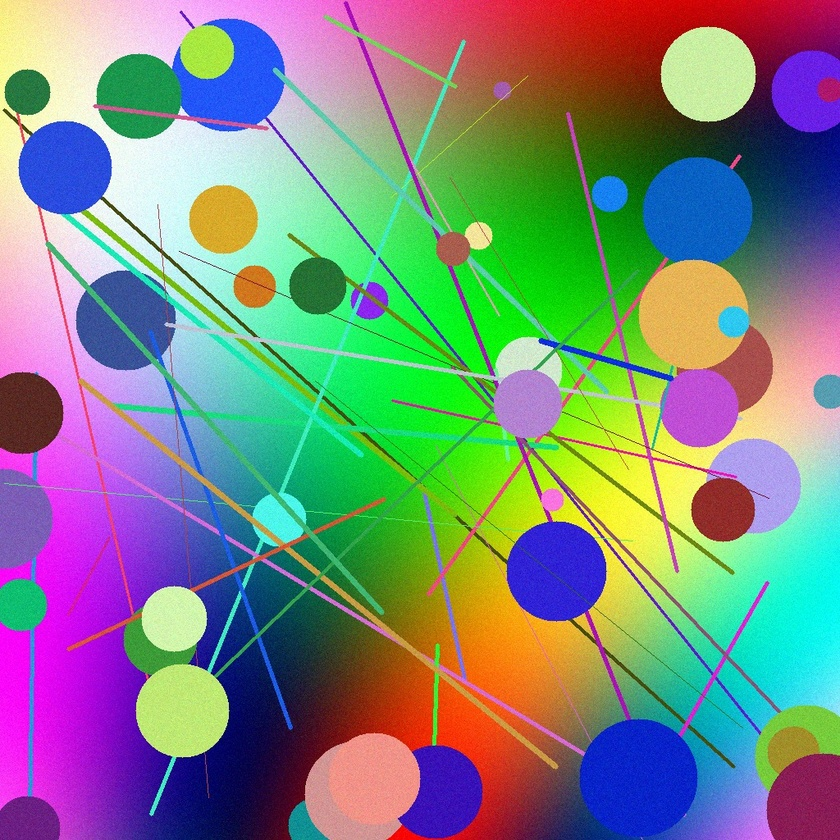
#> input picture samples/sample_1024.jpg, 840 x 840 px, shrunk from 1024 x 1024 before the run
$ python -i operations.py   (imports and definitions only)   (older library calls are emulated)
#> lines starting #> are read from the running program, lines starting #| are printed output that depends on the picture
#> further down, picture is the input picture: shape (840, 840, 3); mean B, G, R 128.4, 135.7, 124
"""Image operations. Every filter here uses a kernel radius <= config.HALO,
so tiles processed independently stitch back together without visible seams."""
import cv2
import numpy as np

OPERATIONS = {
    "grayscale": "Grayscale",
    "blur": "Gaussian blur",
    "sharpen": "Sharpen (unsharp mask)",
    "edges": "Edge detection (Sobel)",
    "sepia": "Sepia tone",
    "invert": "Invert colours",
    "denoise": "Bilateral denoise (CPU heavy)",
}


def _to_bgr(gray):
    return cv2.cvtColor(gray, cv2.COLOR_GRAY2BGR)


def _grayscale(img):
    return _to_bgr(cv2.cvtColor(img, cv2.COLOR_BGR2GRAY))


def _blur(img):
    return cv2.GaussianBlur(img, (0, 0), sigmaX=3)              # radius ~9 px


def _sharpen(img):
    soft = cv2.GaussianBlur(img, (0, 0), sigmaX=2)              # radius ~6 px
    return cv2.addWeighted(img, 1.6, soft, -0.6, 0)


def _edges(img):
    # Sobel is purely local (radius 1 + 2 for the pre-blur). Canny's hysteresis step can follow an
    # edge across tile borders, so it would NOT give identical output when tiled.
    gray = cv2.cvtColor(img, cv2.COLOR_BGR2GRAY)
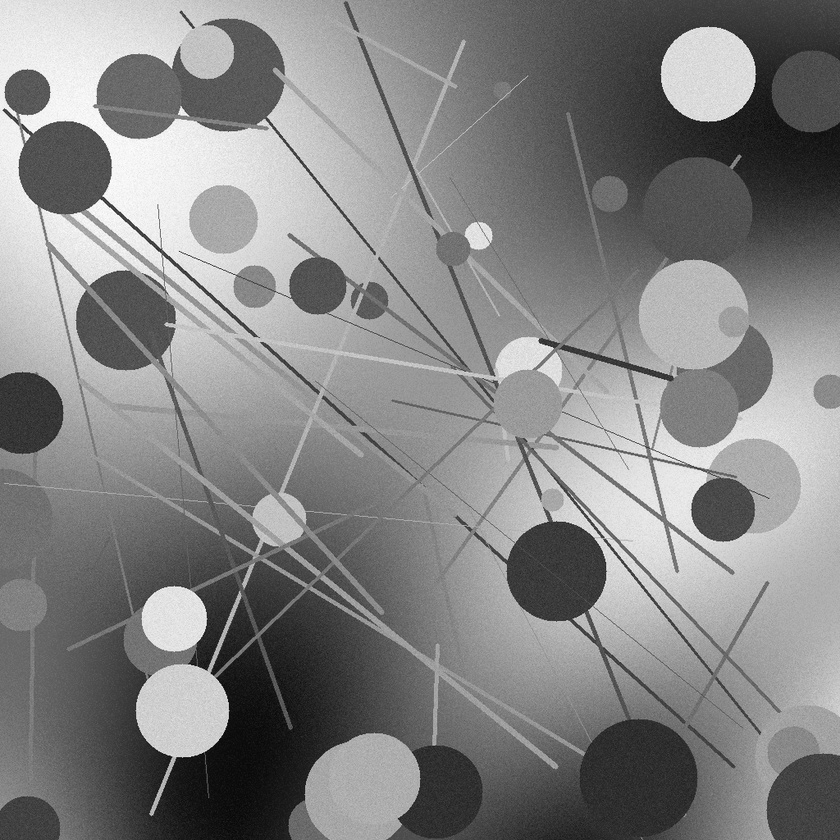
#> gray: shape (840, 840); min 3, max 254, mean 131.4
    gray = cv2.GaussianBlur(gray, (5, 5), 0)
    gx = cv2.Sobel(gray, cv2.CV_16S, 1, 0, ksize=3)
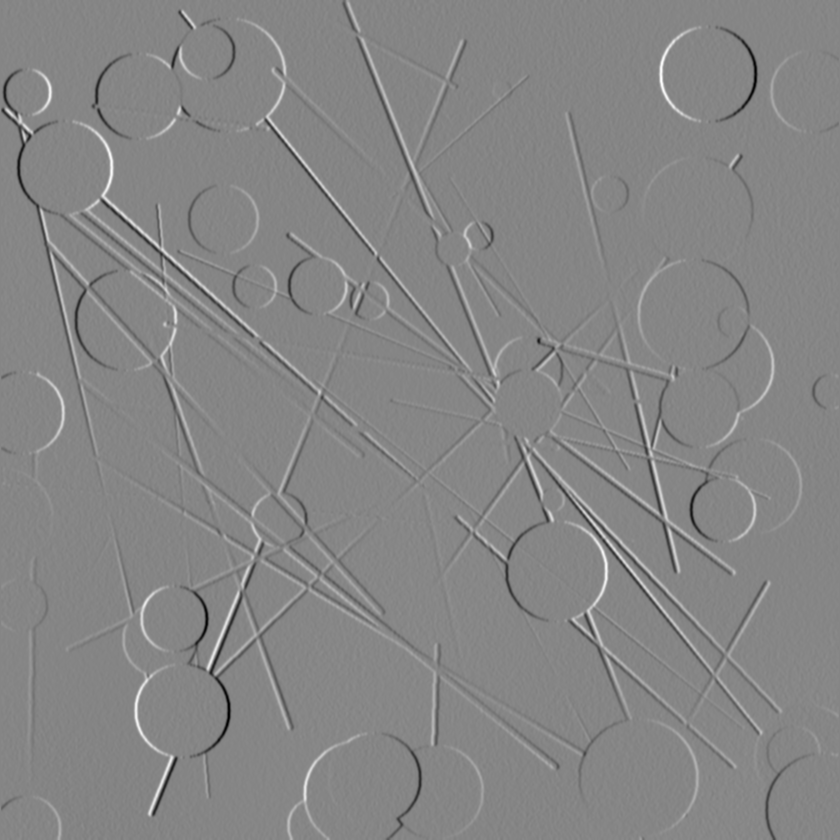
#> gx: shape (840, 840) int16; min -498, max 450, mean -0.3; drawn with min black and max white
    gy = cv2.Sobel(gray, cv2.CV_16S, 0, 1, ksize=3)
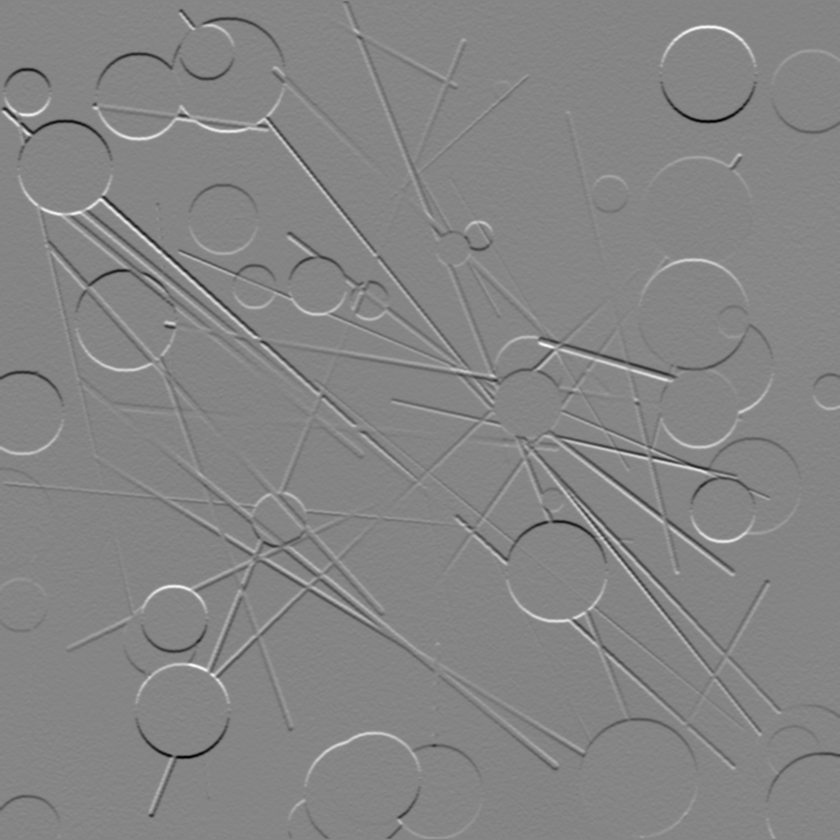
#> gy: shape (840, 840) int16; min -492, max 447, mean -0.6; drawn with min black and max white
    mag = cv2.addWeighted(cv2.convertScaleAbs(gx), 0.5, cv2.convertScaleAbs(gy), 0.5, 0)
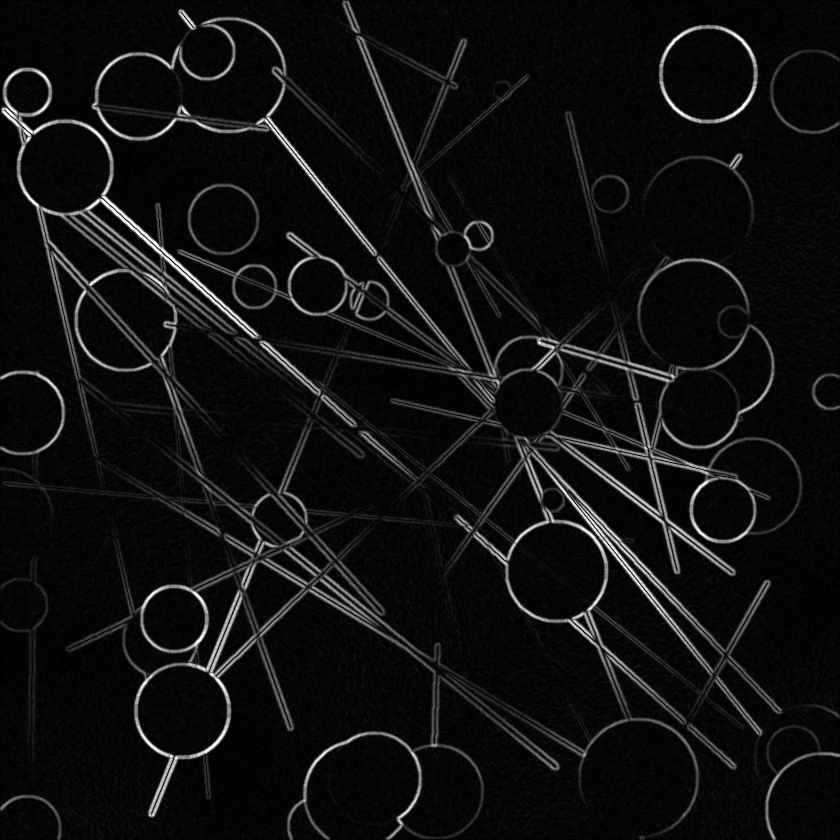
#> mag: shape (840, 840); min 0, max 255, mean 16.7
    return _to_bgr(cv2.convertScaleAbs(mag, alpha=2.0))
#> in _to_bgr, `return cv2.cvtColor(gray, cv2.COLOR_GRAY2BGR)`:
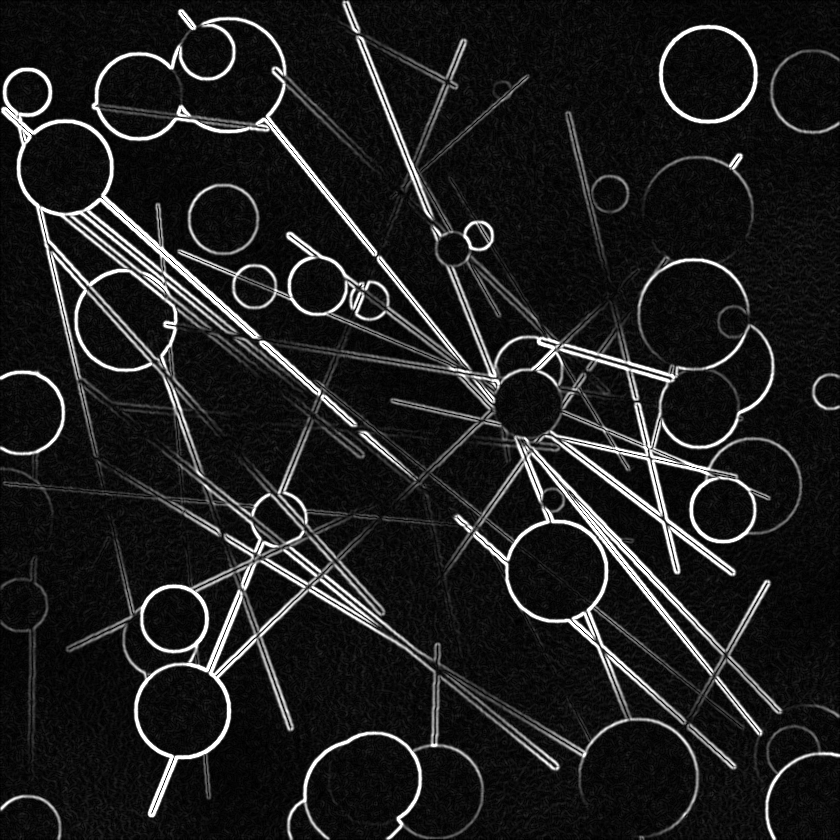
#> returned value: shape (840, 840, 3); min 0, max 255, mean 30.8


def _sepia(img):
    # rows = output B,G,R ; columns = input B,G,R
    m = np.array([[0.131, 0.534, 0.272],
                  [0.168, 0.686, 0.349],
                  [0.189, 0.769, 0.393]], dtype=np.float32)
    return cv2.transform(img, m)


def _invert(img):
    return cv2.bitwise_not(img)


def _denoise(img):
    out = cv2.bilateralFilter(img, 9, 75, 75)                   # radius 4 px
    return cv2.bilateralFilter(out, 9, 75, 75)                  # total radius 8 px


_FUNCS = {
    "grayscale": _grayscale, "blur": _blur, "sharpen": _sharpen, "edges": _edges,
    "sepia": _sepia, "invert": _invert, "denoise": _denoise,
}


def apply(op, img):
    if op not in _FUNCS:
        raise ValueError(f"unknown operation: {op}")
    return _FUNCS[op](img)


def decode(data):
    """bytes -> BGR uint8 image (or None if not an image)."""
    arr = np.frombuffer(data, np.uint8)
    return cv2.imdecode(arr, cv2.IMREAD_COLOR)


def encode_png(img):
    ok, buf = cv2.imencode(".png", img, [cv2.IMWRITE_PNG_COMPRESSION, 1])
    if not ok:
        raise RuntimeError("PNG encode failed")
    return buf.tobytes()


def process_tile_bytes(op, payload, px, py, cw, ch):
    """What a worker does for one task: decode padded tile -> filter -> crop halo -> PNG."""
    img = decode(payload)
    if img is None:
        raise ValueError("tile payload is not a valid image")
    out = apply(op, img)
    return encode_png(out[py:py + ch, px:px + cw])

>>> import cv2
>>> picture = cv2.imread('../samples/sample_1024.jpg')
>>> result = _edges(picture)

$ run again, on samples/sample_2048.jpg
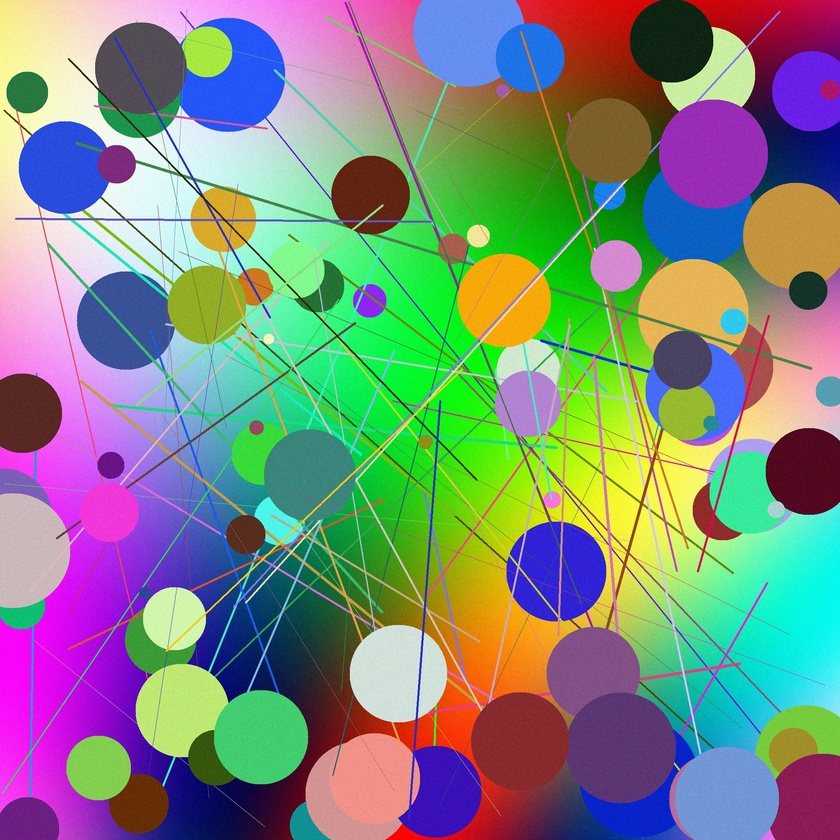
#> input picture samples/sample_2048.jpg, 840 x 840 px, shrunk from 2048 x 2048 before the run
#> picture is the input picture: shape (840, 840, 3); mean B, G, R 128.1, 137, 126.6
#> in _edges, `gy = cv2.Sobel(gray, cv2.CV_16S, 0, 1, ksize=3)`:
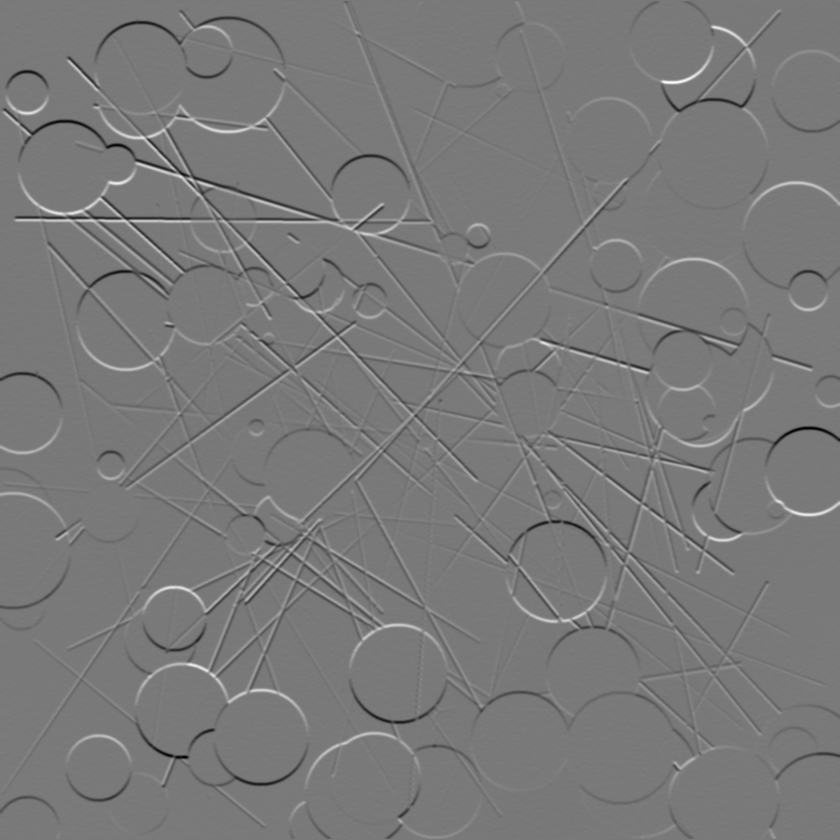
#> gy: shape (840, 840) int16; min -467, max 510, mean -0.6; drawn with min black and max white
#> in _to_bgr, `return cv2.cvtColor(gray, cv2.COLOR_GRAY2BGR)`:
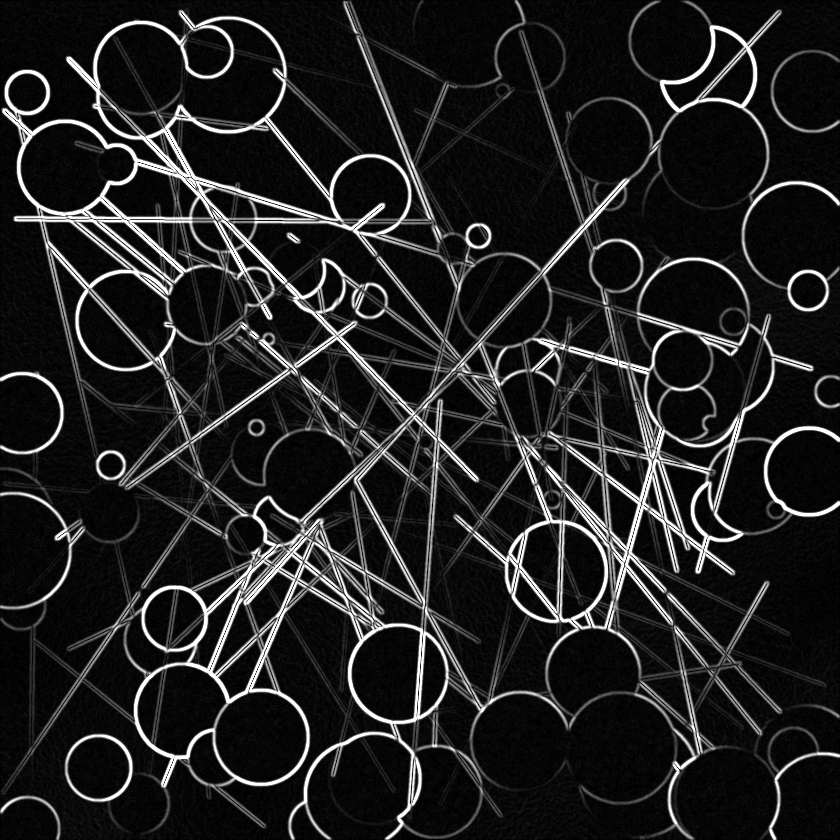
#> returned value: shape (840, 840, 3); min 0, max 255, mean 33.9
